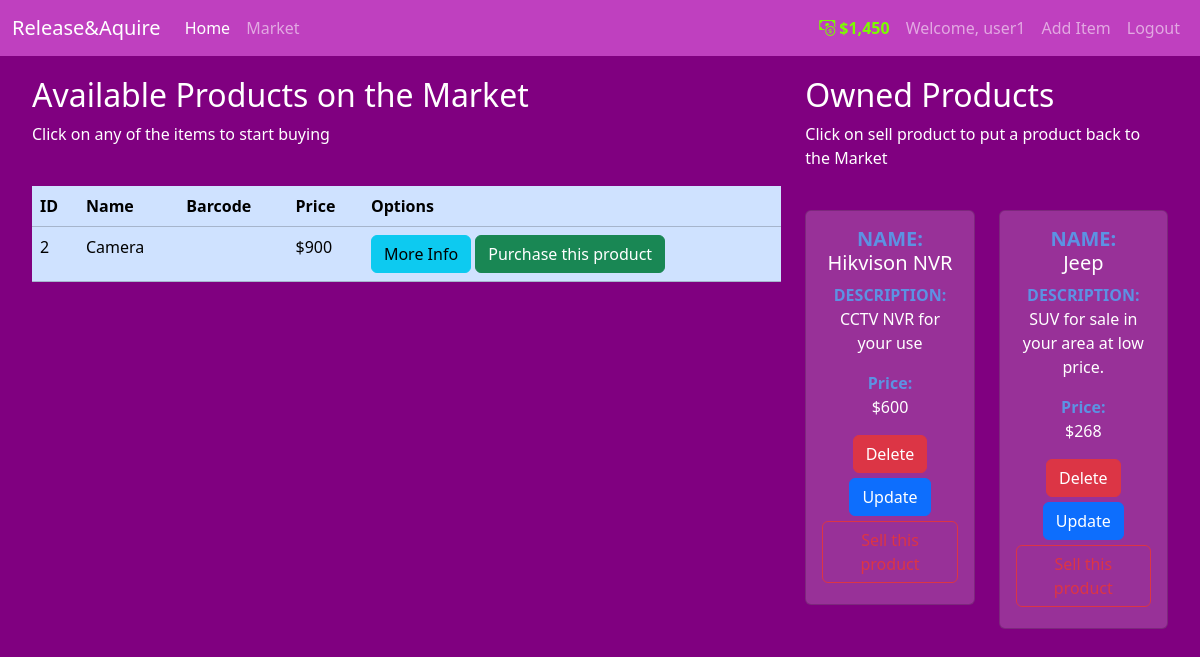
/market (signed in), run on an earlier commit of the app's database.
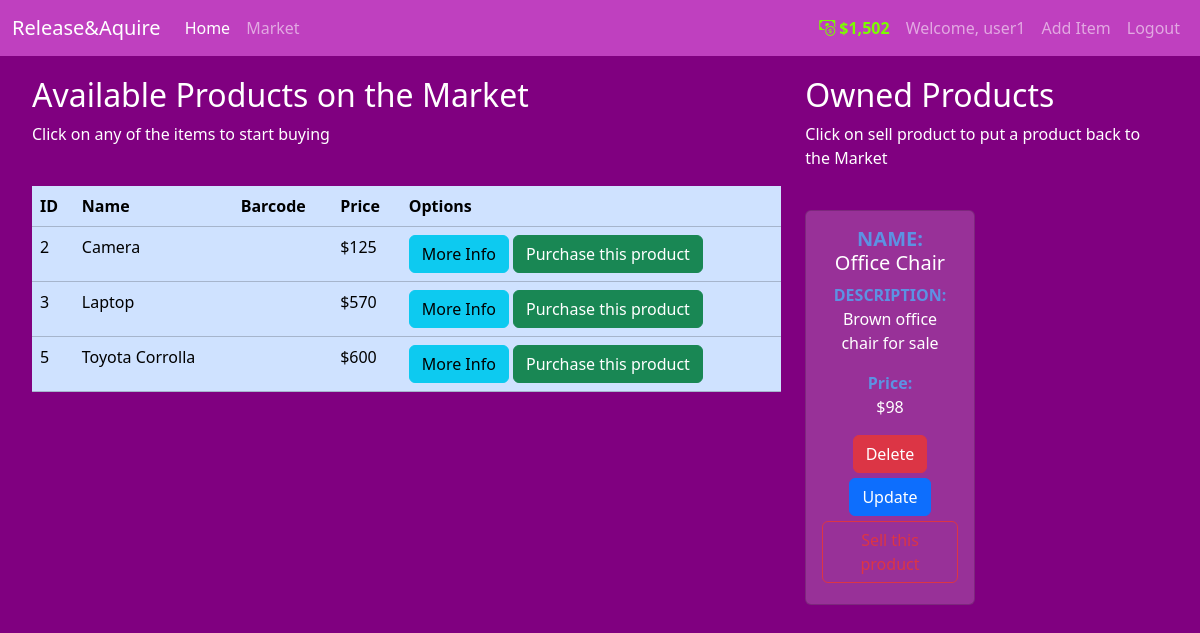
And on a later commit of the database.
### marketplace/models.py (models this page shows, shortened)
class User(db.Model, UserMixin):
    id = db.Column(db.Integer(), primary_key=True)
    username = db.Column(db.String(length=30), nullable=False, unique=True)
    email = db.Column(db.String(length=50), nullable=False, unique=True)
    password_hashed = db.Column(db.String(length=60), nullable=False)
    budget = db.Column(db.Integer(), nullable=False, default=1000)
    items = db.relationship('Item', backref='owned_user', lazy=True)
    @property
    def prettier_budget(self):
        if len(str(self.budget)) >= 4:
            return f'${str(self.budget)[:-3]},{str(self.budget)[-3:]}'
        else:
            return f"${self.budget}"
    @property
    def password(self):
        return self.password

class Item(db.Model):
    id = db.Column(db.Integer(), primary_key=True)
    name = db.Column(db.String(length=30), nullable=False, unique=True)
    """barcode = db.Column(db.String(length=12), nullable=False, unique=True)"""
    price = db.Column(db.Integer(), nullable=False)
    description = db.Column(db.String(length=1024), nullable=False)
    owner = db.Column(db.Integer(), db.ForeignKey('user.id'))
    date_posted = db.Column(db.DateTime, nullable=False, default=datetime.utcnow)

### marketplace/routes.py (the view, shortened to what this page needs)
@app.route('/market', methods=['GET', 'POST'])
@login_required
def market_page():
    purchase_form = PurchaseItemForm()
    selling_form = SellItemForm()
    updateitem_form = UpdateItemForm()
    deleteitem_form = DeleteItemForm()
    if request.method == "GET":
        items = Item.query.filter_by(owner=None)
        owned_items = Item.query.filter_by(owner=current_user.id)
        return render_template('market.html', title='Market', items=items, purchase_form=purchase_form, selling_form=selling_form, updateitem_form=updateitem_form, deleteitem_form=deleteitem_form, owned_items=owned_items)

### marketplace/models.py (called while the page is built)
@login_manager.user_loader
def load_user(user_id):
    return User.query.get(int(user_id))

### marketplace/templates/market.html (shortened to what this page needs)
{% extends "layout.html" %} {% block content %}
<div
  class="row"
  style="margin-top: 20px; margin-left: 20px; margin-right: 20px"
>
  <div class="col-8">
    <h2>Available Products on the Market</h2>
    <p>Click on any of the items to start buying</p>
    <br />
    <table class="table table-hover table-primary">
      <thead>
        <tr>
          <th scope="col">ID</th>
          <th scope="col">Name</th>
          <th scope="col">Barcode</th>
          <th scope="col">Price</th>
          <th scope="col">Options</th>
        </tr>
      </thead>
      <tbody>
        {% for item in items %}
        <tr>
          <td>{{ item.id }}</td>
          <td>{{ item.name }}</td>
          <td>{{ item.barcode }}</td>
          <td>${{ item.price }}</td>
          <td>
            <button class="btn btn-outline btn-info" data-bs-toggle="modal" data-bs-target="#Modal-MoreInfo-{{ item.id }}">More Info</button>
            <button class="btn btn-outline btn-success" data-bs-toggle="modal" data-bs-target="#Modal-PurchaseItem-{{ item.id }}">
              Purchase this product
            </button>
          </td>
        </tr>
        {% endfor %}
      </tbody>
    </table>
  </div>
  <div class="col-4">
    <h2>Owned Products</h2>
    <p>Click on sell product to put a product back to the Market</p>
    <br />
    <div class="row">
      {% for owned_item in owned_items %}
        <div class="col-md-6">
          <div class="card text-center" style="background-color: #983198; margin-bottom: 5px; color: white">
            <div class="card-body">
              <h5 class="card-title"><strong style="color: #5c92e3" >NAME: <br> </strong>{{ owned_item.name }}</h5>
              <p class="card-text"><strong style="color: #5c92e3" >DESCRIPTION: <br> </strong>{{ owned_item.description }}</p>
              <p class="card-text"><strong style="color: #5c92e3" >Price: <br> </strong>${{ owned_item.price }}</p>
              <button type="button" class="btn btn-danger" style="margin-bottom: 5px;" data-bs-toggle="modal" data-bs-target="#Modal-DeleteItem-{{ owned_item.id }}">Delete</button>
        <button type="button" class="btn btn-primary" style="margin-bottom: 5px;" data-bs-toggle="modal" data-bs-target="#Modal-EditItem-{{ owned_item.id }}">Update
        </button>
              <button type="button" class="btn btn-outline-danger" style="margin-bottom: 5px;" data-bs-toggle="modal" data-bs-target="#Modal-SellItem-{{ owned_item.id }}">
              </button>
            </div>
          </div>
        </div>
      {% endfor %}
    </div>
  </div>
</div>
{% endblock content %}

### marketplace/templates/layout.html (shortened to what this page needs)
<!DOCTYPE html>
<html lang="en">
  <head>
    <link
      href="https://cdn.jsdelivr.net/npm/bootstrap@5.3.2/dist/css/bootstrap.min.css"
      rel="stylesheet"
    />
    <link rel="stylesheet" href="https://cdn.jsdelivr.net/npm/bootstrap-icons@1.11.3/font/bootstrap-icons.min.css">
  </head>
  <body>
    <nav
      class="navbar navbar-expand-lg navbar-dark"
      style="background-color: #bf40bf"
    >
      <div class="container-fluid">
        <a class="navbar-brand" href="/">Release&Aquire</a>
        <div class="collapse navbar-collapse" id="navbarNav">
          <ul class="navbar-nav me-auto mb-2 mb-lg-0">
            <li class="nav-item">
              <a class="nav-link active" aria-current="page" href="{{ url_for('home_page') }}">Home</a>
            </li>
            <li class="nav-item">
              <a class="nav-link" href="{{ url_for('market_page') }}">Market</a>
            </li>
          </ul>
            {% if current_user.is_authenticated %}
            <ul class="navbar-nav">
              <li class="nav-item">
                <a class="nav-link" style="color: lawngreen; font-weight: bold">
                  <i class="bi bi-cash-coin"></i>
                  {{ current_user.prettier_budget }}
                </a>
              </li>
              <li class="nav-item">
                <a class="nav-link">Welcome, {{ current_user.username }}</a>
              </li>
              <li class="nav-item">
                <a class="nav-link" href="{{ url_for('new_item') }}">Add Item</a>
              </li>
              <li class="nav-item">
                <a class="nav-link" href="{{ url_for('logout_page') }}">Logout</a>
              </li>
            </ul>
            {% endif %}
        </div>
      </div>
    </nav>
    {% block content %}{% endblock %}
  </body>
</html>

### marketplace/templates/layout.html (style rules this page uses)
body { background-color: #800080; color: white; }

What changed in the data, as far as the page shows it:
removed Item: name "Hikvison NVR", description "CCTV NVR for your use", price "600", shown under "Owned Products"
removed Item: name "Jeep", description "SUV for sale in your area at low price.", price "268", shown under "Owned Products"
changed User "user1": prettier_budget "$1,450" → "$1,502"
changed Item "Camera": price "900" → "125"
added Item: id "3", name "Laptop", price "570", shown under "Available Products on the Market"
added Item: id "5", name "Toyota Corrolla", price "600", shown under "Available Products on the Market"
added Item: name "Office Chair", description "Brown office chair for sale", price "98", shown under "Owned Products"
